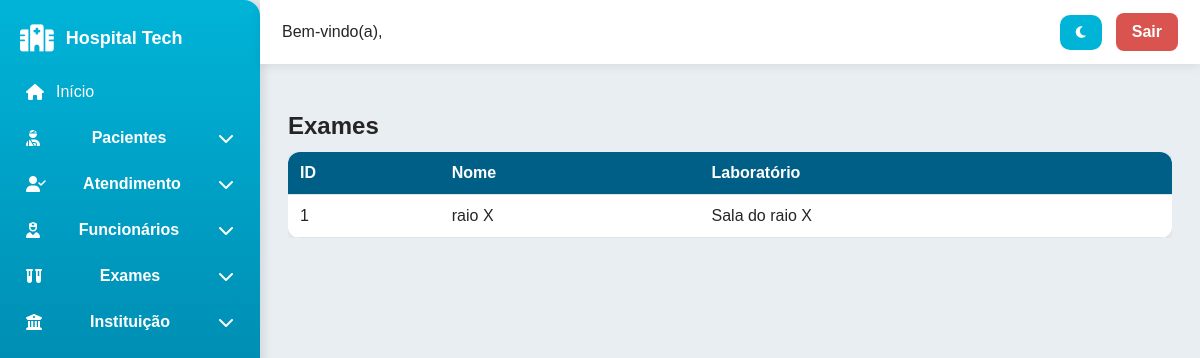
The page /sistema/consultar-exame/ (signed in) on the database its author committed.
### hospitalCC/models.py (models this page shows, shortened)
class Exame(models.Model):
    id_exame = models.AutoField(primary_key=True)
    nome = models.CharField(max_length=50)
    laboratorio = models.ForeignKey(Laboratorio, on_delete=models.PROTECT)

class Laboratorio(models.Model):
    id_laboratorio = models.AutoField(primary_key=True)
    nome = models.CharField(max_length=100)
    endereco = models.CharField(max_length=255)

### hospitalCC/views.py (the view)
    def wrapper(request, *args, **kwargs):
        if not request.session.get("usuario_id"):
            return redirect("login")
        return view_func(request, *args, **kwargs)

### hospitalCC/views.py (called while the page is built)
def require_login(view_func):
    def wrapper(request, *args, **kwargs):
        if not request.session.get("usuario_id"):
            return redirect("login")
        return view_func(request, *args, **kwargs)
    return wrapper

@require_login
def consultar_exame(request):
    dados = Exame.objects.select_related('laboratorio').all()
    return render(request, 'consultar/exame.html', {'dados': dados})

### hospitalCC/TEMPLATES/consultar/exame.html (shortened to what this page needs)
{% extends 'baseFuncionario.html' %}
{% block content %}
<h2>Exames</h2>
<div class="table-container">
<table>
<thead><tr><th>ID</th><th>Nome</th><th>Laboratório</th></tr></thead>
<tbody>
{% for item in dados %}
<tr>
<td>{{ item.id_exame }}</td>
<td>{{ item.nome }}</td>
<td>{{ item.laboratorio.nome }}</td>
</tr>
{% empty %}
<tr><td colspan="3">Nenhum exame encontrado.</td></tr>
{% endfor %}
</tbody>
</table>
</div>
{% endblock %}

### hospitalCC/static/css/style.css (style rules this page uses)
:root { --bg: #ffffff; --bg-secondary: #f5f5f5; --text: #222; --border: #ddd; --primary: #0066ff; }
body { background: var(--bg); color: var(--text); transition: background 0.25s ease, color 0.25s ease; }
.card, .sidebar, .topbar, table, input, select, textarea { transition: background 0.25s ease, color 0.25s ease, border 0.25s ease; }
:root { --primary: #00B4D8; --primary-dark: #005F87; --accent: #CAF0F8; --bg: #E9EEF2; --bg-card: #FFFFFF; --text: #252525; --text-light: #6A6A6A; --border: #DDE5EA; --shadow: rgba(0,0,0,0.08); --shadow-strong: rgba(0,0,0,0.12); --radius: 10px; --radius-lg: 14px; --transition: 0.22s ease; }
* { box-sizing:border-box; margin:0; padding:0; font-family:'Poppins',Arial,sans-serif; }
html,body { width:100%; height:100%; background:var(--bg); color:var(--text); transition:var(--transition); }
body { display:flex; overflow-x:hidden; }
.table-container { overflow-x:auto; margin-top:12px; }
table { width:100%; border-collapse:collapse; background:var(--bg-card); border-radius:12px; overflow:hidden; box-shadow:0 2px 10px var(--shadow); }
thead { background:var(--primary-dark); color:#fff; }
th,td { padding:12px; border-bottom:1px solid var(--border); text-align:left; }
tbody tr { background: var(--bg-card) !important; color: var(--text) !important; }

### rows shown on the page
Exame: id_exame "1", nome "raio X", laboratorio.nome "Sala do raio X"
